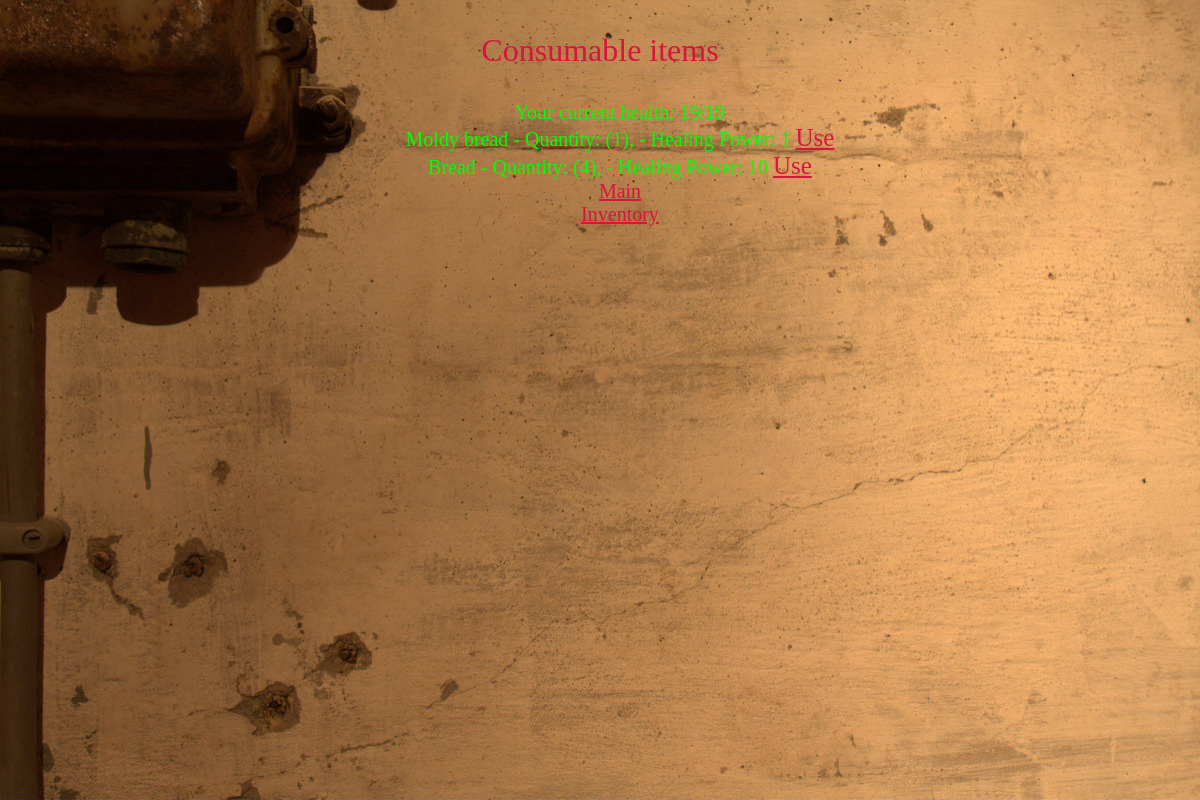
/bgame/healing_items/ (signed in), run on an earlier commit of the app's database.
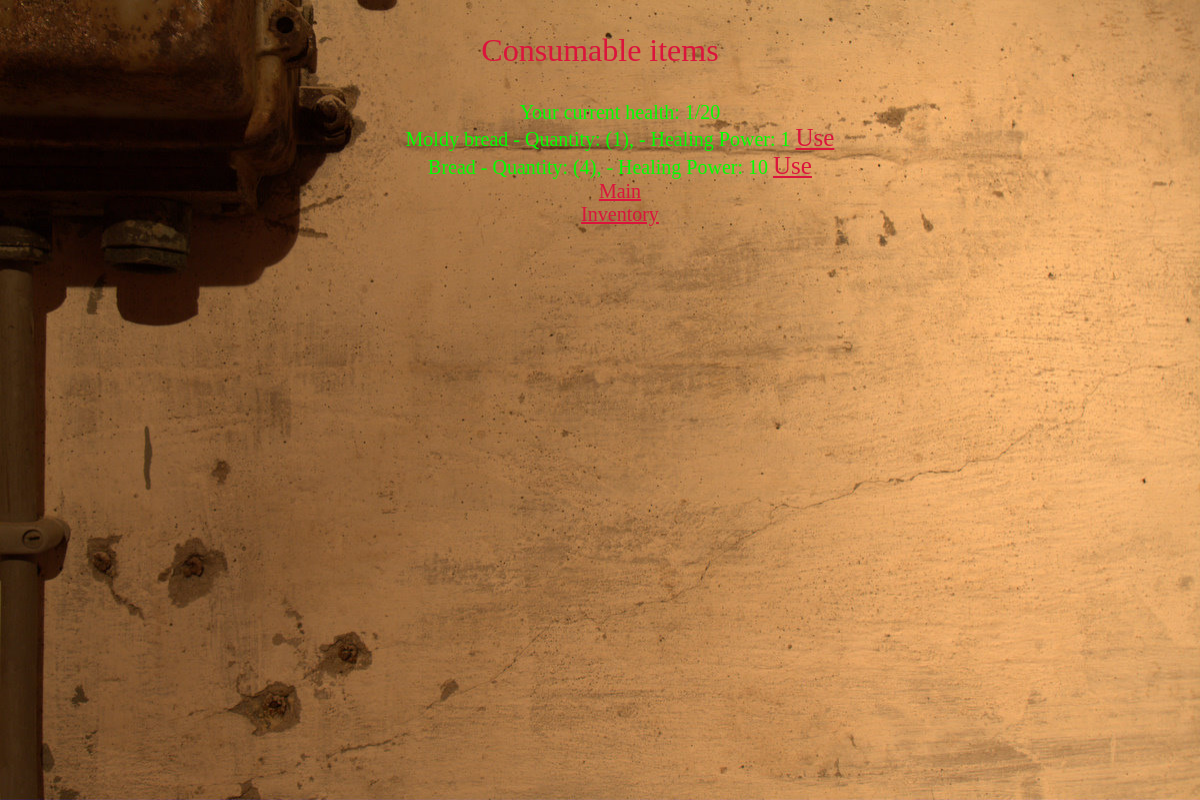
And on a later commit of the database.
### bgame/models.py (models this page shows, shortened)
class Player(models.Model):
    username = models.OneToOneField(User, on_delete=models.CASCADE)
    level = models.IntegerField('Level', default=1)
    health = models.IntegerField('Health', default=10)
    strength = models.IntegerField('Stength', default=1)
    defense = models.IntegerField('Defense', default=1)
    experience = models.IntegerField('Experience', default=0)
    gold_pieces = models.IntegerField('GoldPieces', default=100)
    attribute_points = models.IntegerField('Attribute points', default=3)
    experience_threshold = models.FloatField('Experience Threshold', default=100)
    maximum_health = models.IntegerField('Current health', default=10)
    is_weapon_equiped = models.BooleanField('Weapon equiped', default=False)
    is_helmet_equiped = models.BooleanField('Helmet equiped', default=False)
    is_chest_armour_equiped = models.BooleanField('Armour equiped', default=False)
    is_leg_armour_equiped = models.BooleanField('Leg armour equiped', default=False)
    is_boots_equiped = models.BooleanField('Boots equiped', default=False)
    is_gloves_equiped = models.BooleanField('Gloves equiped', default=False)
    is_shield_equiped = models.BooleanField('Weapon equiped', default=False)
    is_ring_equiped = models.BooleanField('Ring equiped', default=False)
    is_pet_equiped = models.BooleanField('Pet equiped', default=False)

### bgame/views.py (the view)
# urls.py: path('healing_items/', views.healing_items, name='healing_items'),
@login_required
def healing_items(request):
    player = request.user.player
    try:
        items = Inventory.objects.filter(player=player, item__item_type='Healing item')
    except Inventory.DoesNotExist:
        items = []
    return render(request, 'healing_items.html', {
        'items': items,
        'player': player,
        'player_username': request.user.username,
    })

### templates/healing_items.html (shortened to what this page needs)
<!DOCTYPE html>
<html lang="en">
<head>
    {% load static %}
    <link rel="stylesheet" href="{% static 'css/styles.css' %}">
</head>
<body>
<img src="{% static 'images/other_images/inventory-background.jpg' %}" alt="" class="background-image">
<div class="content">
    <p class="crimson2">Consumable items</p>
    <ul>
        <li class="main-text1p25">Your current health: {{ player.health }}/{{ player.maximum_health }}</li>
        {% for inventory_item in items %}
            {% if inventory_item.quantity > 0 %}
                <li class="main-text1p25">{{ inventory_item.item.item_name }} - Quantity: ({{ inventory_item.quantity }}),
                    {% if inventory_item.item.healing_power > 0 %}
                        - Healing Power: {{ inventory_item.item.healing_power }}
                    {% endif %}
                    <a class="crimson1b25" href="{% url 'use_item' inventory_item.id %}">Use</a>
                </li>
            {% endif %}
        {% endfor %}
        <li><a class="nav-link crimson1b25" href="{% url 'main' %}">Main</a></li>
        <li><a class="crimson1b25" href="{% url 'inventory' player_username %}">Inventory</a></li>
    </ul>
</div>
</body>
</html>

What changed in the data, as far as the page shows it:
changed Player: health "19" → "1"; maximum_health "19" → "20"
